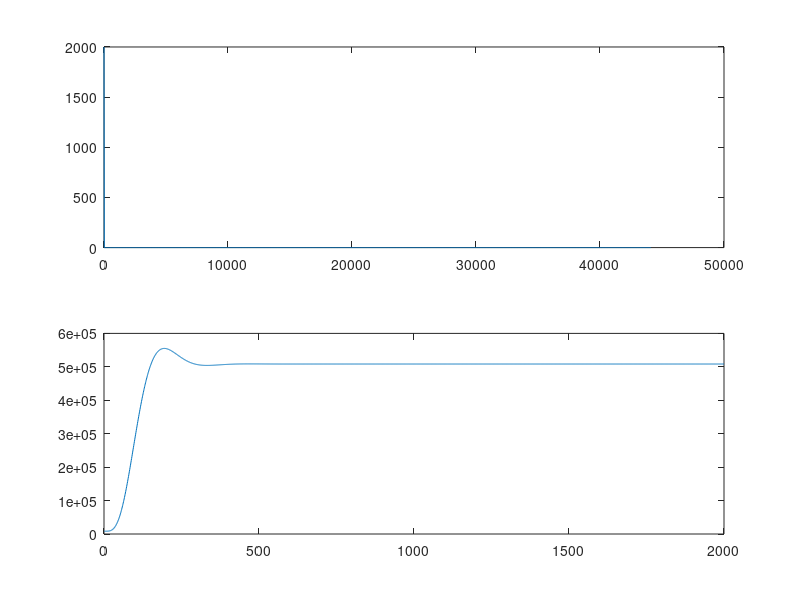

Here is the MATLAB script that generated this plot:
% Chebyshev Coefficient calculator

%% It seems the maximum number of chebyshev coeffcients is around 20
%% the following script is to test the generation of coeffients for the algorithm
%% given in "the scientist and engineers guide to DSP"
clear all
close all
%% vectors to store coefficients
A = zeros(22,1);
B = A; TA = A; TB = A;

% A(2) = 1; %%INDEX ISSUE
% B(2) = 1; %%INDEX ISSUE
A(3) = 1;
B(3) = 1;

%% Main variables
SR = 44.1e3;
Fc = .01; %% normalised cutoff frequency
LH = 0;  %% filter shelf type, 0 = low pass, 1 = high pass
Pr = .1; %% percentage ripple < .2929
Np = 4;  %% number of poles

%% Some internal coefficients
if(Pr~=0)
  Es = sqrt((1/(1-Pr))^2 - 1);
  Vx = (1/Np)*log(1/Es + sqrt(1/(Es^2)+1));
  Kx = (1/Np)*log(1/Es + sqrt(1/(Es^2)-1));
  Kx = cosh(Kx);
else
  Vx = 1;
  Kx = 1;
end

T = 2*tan(.5);
W = 2*pi*Fc;

%% if low pass
if(LH==0)
K = sin(.5 - W/2)/sin(.5 + W/2);
else
%% if high pass
K = -cos(.5 + W/2)/cos(W/2 - .5);
end
%%% main algorithm
j_ = 3:22; % indexing variable
for i = 1:Np*.5  %%INDEX ISSUE
  %%% Sub routine
  alpha = pi/(2*Np) + (i-1-1)*(pi/Np)

  if(Pr~=0)
    Rp = -cos(alpha)*sinh(Vx)/Kx
    Ip = sin(alpha)*cosh(Vx)/Kx
  else
    Rp = -cos(alpha)
    Ip = sin(alpha)
  end

  M = Rp^2 + Ip^2
  D = 4 - 4*Rp*T + M*T

  X0 = (T^2)/D
  X1 = (2*T^2)/D
  X2 = X0

  Y1 = (8-(2*M*T^2))/D
  Y2 = (-4 - 4*Rp*T - M*T)/D

  D = 1 + Y1*K - Y2*K^2

  A0 =  (X0 - X1*K + X2*K^2)/D
  A1 =  (-2*X0*K + X1 + X1*K^2 - 2*X2*K)/D
  A2 =  (X0*K^2 - X1*K + X2)/D

  B1 = (2*K + Y1 +Y1*K^2 - 2*Y2*K)/D
  B2 = (-(K^2) - Y1*K + Y2)/D

  if (LH == 1)
    A1 = -A1; B1 = -B1;
  end

  TA = A
  TB = B

  % A(j_) = A0*TA(j_) + A1*TA(j_-1) + A2*TA(j_-2);
  A(j_) = A0*TA(j_) + A1*TA(j_-1) + A2*TA(j_-2)
  B(j_) =  (TB(j_) - B1*TB(j_-1) - B2*TB(j_-2))%*(-1)^i;

end %% for i


B(3) = 0; %% B is the numerator %%INDEX ISSUE
A = A(3:(3+Np))'
B = -B(3:(3+Np))'

%%%% Normalising
SA = 0; SB = 0;
if (LH==0)
  SA = sum(A); SB = sum(B);
else
  for i = 1:Np
    SA = SA + A(i)*(-1)^(i-1);
    SB = SB + B(i)*(-1)^(i-1);
  end
end

gain = SA/(1-SB);

A = A/gain;
%%% end

% R = 0.00; % the number of dB of peak to peak ripple in the pass band
% Wp = 0.01; % Normalised frequency.
m = Np; % Filter order
%
% % % FilterType = 'low';
% [bmat,amat] = cheby1(Np,12,Fc,'low');
% a=bmat;
% b=-amat(2:m+1); %note the change in sign

% %
b = B;
a = A;

SR = 44.1e3;
% x = zeros(SR,1);
% x(1) = 1;
% x = (rand(SR*4,1));
x = ones(2000 ,1);
N = length(x);
m = Np;

% x=[zeros(m,1);x];
% y=[zeros(N+m,1)];
y=[ones(m,1)*.5;zeros(N-m,1)];

yandb = zeros(N,m+1);
justy = yandb;
for n = m+1:N
    disp('y')
    disp(y(n:-1:n-m)')
    disp('b*y')
    disp(b.*y(n:-1:n-m)')
    y(n) = a*x(n:-1:n-m) + b*y(n:-1:n-m);
    disp(y(n))
    yandb(n,:) = b.*y(n:-1:n-m)';
    justy(n,:) = y(n:-1:n-m);
    % a*x(n:-1:n-m) + b(2:end)*y(n-1:-1:n-m)
    % disp(a*x(n:-1:n-m))
end

XF = fft(x);
YF = fft(y);

fx = linspace(0, SR, length(XF));
fy = linspace(0, SR, length(YF));

% Plot
% plot(fx,20*log10(abs(XF)),fy,20*log10(abs(YF)));
subplot(2,1,1)
plot(fx,XF)
subplot(2,1,2)
% plot(fy,abs(YF));
plot((y - (.492))*1e6 + 400)


% (y - (.4 + depth(1 ~ 10)*.08)) * depth*intensity*constant
